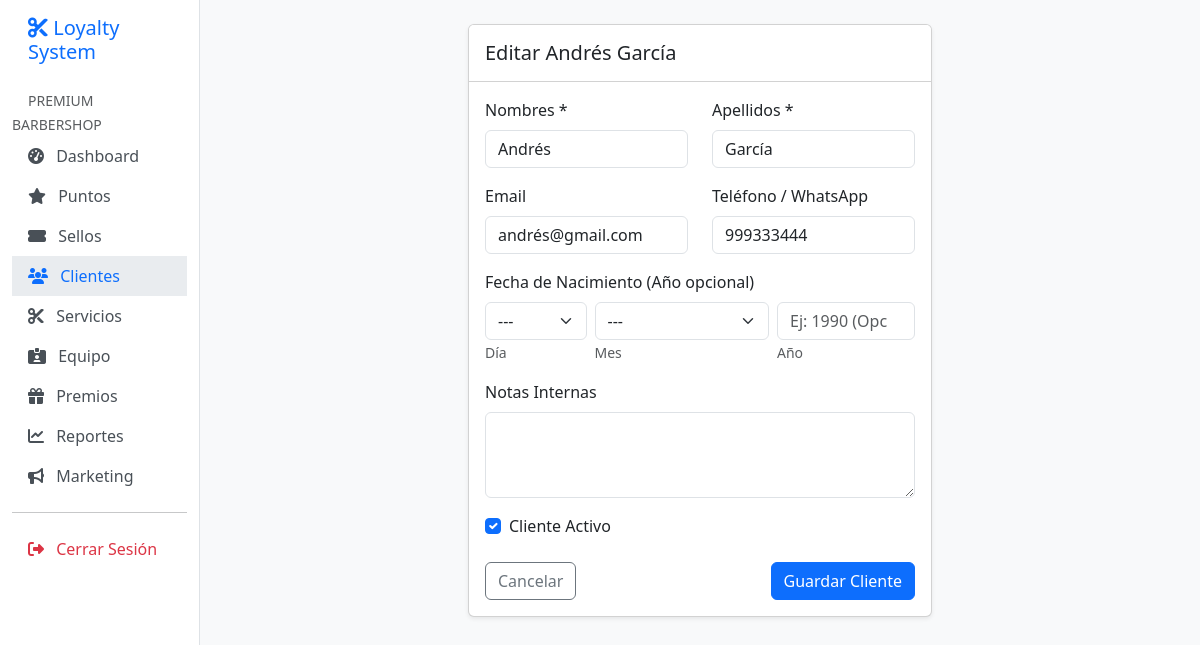
Page /app/customers/5/edit/ (signed in) on the committed database.
### apps/core/models.py (models this page shows, shortened)
class Organization(models.Model):
    name = models.CharField(max_length=255, verbose_name="Nombre del Negocio")
    slug = models.SlugField(max_length=255, unique=True, verbose_name="Slug URL")
    owner = models.ForeignKey(
        settings.AUTH_USER_MODEL,
        on_delete=models.PROTECT,
        related_name='owned_organizations',
        verbose_name="Dueño"
    )
    logo = models.ImageField(upload_to='logos/', null=True, blank=True, verbose_name="Logo")
    primary_color = models.CharField(max_length=7, default='#3B82F6', verbose_name="Color Primario")
    timezone = models.CharField(max_length=50, default='America/Lima', verbose_name="Zona Horaria")
    currency = models.CharField(max_length=3, default='PEN', verbose_name="Moneda")
    is_active = models.BooleanField(default=True, verbose_name="Activo")
    created_at = models.DateTimeField(auto_now_add=True, verbose_name="Creado el")
    updated_at = models.DateTimeField(auto_now=True, verbose_name="Actualizado el")
    class Meta:
        verbose_name = "Organización"
        verbose_name_plural = "Organizaciones"

### apps/users/models.py (models this page shows, shortened)
class User(AbstractUser):
    email = models.EmailField(unique=True, verbose_name="Correo Electrónico")
    is_owner = models.BooleanField(default=False, verbose_name="Es Dueño")
    is_staff_member = models.BooleanField(default=False, verbose_name="Es Trabajador")
    is_customer = models.BooleanField(default=False, verbose_name="Es Cliente")
    organization = models.ForeignKey(
        'core.Organization',
        on_delete=models.CASCADE,
        null=True,
        blank=True,
        related_name='users',
        verbose_name="Organización"
    )
    phone = models.CharField(max_length=20, blank=True, null=True, verbose_name="Teléfono")
    avatar = models.ImageField(upload_to='avatars/', blank=True, null=True, verbose_name="Avatar")
    USERNAME_FIELD = 'email'
    REQUIRED_FIELDS = ['username']
    class Meta:
        verbose_name = "Usuario"
        verbose_name_plural = "Usuarios"

### apps/customers/models.py (models this page shows, shortened)
class Customer(TenantAwareModel):
    first_name = models.CharField(max_length=150, verbose_name="Nombres")
    last_name = models.CharField(max_length=150, verbose_name="Apellidos")
    email = models.EmailField(blank=True, null=True, verbose_name="Correo Electrónico")
    phone = models.CharField(max_length=20, blank=True, null=True, verbose_name="Teléfono / WhatsApp")
    birth_day = models.PositiveSmallIntegerField(blank=True, null=True, verbose_name="Día de Nacimiento")
    birth_month = models.PositiveSmallIntegerField(blank=True, null=True, verbose_name="Mes de Nacimiento")
    birth_year = models.PositiveIntegerField(blank=True, null=True, verbose_name="Año de Nacimiento")
    notes = models.TextField(blank=True, verbose_name="Notas Internas")
    is_active = models.BooleanField(default=True, verbose_name="Activo")
    created_at = models.DateTimeField(auto_now_add=True)
    updated_at = models.DateTimeField(auto_now=True)
    class Meta:
        verbose_name = "Cliente"
        verbose_name_plural = "Clientes"
        ordering = ['-created_at']
    @property
    def full_name(self):
        return f"{self.first_name} {self.last_name}"

### apps/customers/views.py (the view)
# urls.py: path('<int:pk>/edit/', views.customer_edit, name='customer_edit'),
@login_required
def customer_edit(request, pk):
    customer = get_object_or_404(Customer, pk=pk, organization=request.tenant)
    if request.method == 'POST':
        form = CustomerForm(request.POST, instance=customer)
        if form.is_valid():
            form.save()
            messages.success(request, "Cliente actualizado.")
            return redirect('customers:customer_list')
    else:
        form = CustomerForm(instance=customer)
    return render(request, 'customers/customer_form.html', {'form': form, 'title': f'Editar {customer.full_name}'})

### apps/core/models.py (called while the page is built)
def set_current_tenant(tenant):
    _thread_locals.tenant = tenant

### apps/customers/templates/customers/customer_form.html (shortened to what this page needs)
{% extends 'base.html' %}
{% block content %}
<div class="row justify-content-center">
    <div class="col-md-8 col-lg-6">
        <div class="card shadow-sm">
            <div class="card-header bg-white py-3">
                <h5 class="mb-0">{{ title }}</h5>
            </div>
            <div class="card-body">
                <form method="post">
                    <div class="row">
                        <div class="col-md-6 mb-3">
                            <label for="{{ form.first_name.id_for_label }}" class="form-label">Nombres *</label>
                            {{ form.first_name }}
                        </div>
                        <div class="col-md-6 mb-3">
                            <label for="{{ form.last_name.id_for_label }}" class="form-label">Apellidos *</label>
                            {{ form.last_name }}
                        </div>
                    </div>
                    <div class="row">
                        <div class="col-md-6 mb-3">
                            <label for="{{ form.email.id_for_label }}" class="form-label">Email</label>
                            {{ form.email }}
                        </div>
                        <div class="col-md-6 mb-3">
                            <label for="{{ form.phone.id_for_label }}" class="form-label">Teléfono / WhatsApp</label>
                            {{ form.phone }}
                        </div>
                    </div>
                    <div class="row gx-2">
                        <label class="form-label">Fecha de Nacimiento (Año opcional)</label>
                        <div class="col-md-3 mb-3">
                            {{ form.birth_day }}
                            <small class="text-muted">Día</small>
                        </div>
                        <div class="col-md-5 mb-3">
                            {{ form.birth_month }}
                            <small class="text-muted">Mes</small>
                        </div>
                        <div class="col-md-4 mb-3">
                            {{ form.birth_year }}
                            <small class="text-muted">Año</small>
                        </div>
                    </div>
                    <div class="mb-3">
                        <label for="{{ form.notes.id_for_label }}" class="form-label">Notas Internas</label>
                        {{ form.notes }}
                    </div>
                    <div class="mb-3 form-check">
                        {{ form.is_active }}
                        <label class="form-check-label" for="{{ form.is_active.id_for_label }}">Cliente Activo</label>
                    </div>
                    <div class="d-flex justify-content-between mt-4">
                        <a href="{% url 'customers:customer_list' %}" class="btn btn-outline-secondary">Cancelar</a>
                        <button type="submit" class="btn btn-primary">Guardar Cliente</button>
                    </div>
                </form>
            </div>
        </div>
    </div>
</div>
{% endblock %}

### templates/base.html (shortened to what this page needs)
<!DOCTYPE html>
<html lang="es-pe">
<head>
    <link href="https://cdn.jsdelivr.net/npm/bootstrap@5.3.0/dist/css/bootstrap.min.css" rel="stylesheet">
    <link rel="stylesheet" href="https://cdnjs.cloudflare.com/ajax/libs/font-awesome/6.4.0/css/all.min.css">
</head>
<body>
<div class="container-fluid">
    <div class="row">
        {% if user.is_authenticated %}
        <nav id="sidebar" class="col-md-3 col-lg-2 d-md-block sidebar collapse pt-3">
            <div class="position-sticky">
                <h5 class="px-3 mb-4 text-primary"><i class="fas fa-cut"></i> Loyalty System</h5>
                <ul class="nav flex-column">
                    {% if request.tenant %}
                    <li class="nav-item">
                        <small class="text-muted px-3 text-uppercase">{{ request.tenant.name|default:user.organization.name }}</small>
                    </li>
                    <li class="nav-item">
                        <a class="nav-link {% if request.resolver_match.app_name == 'core' and request.resolver_match.url_name == 'dashboard' %}active{% endif %}" href="{% url 'core:dashboard' %}">
                            <i class="fas fa-tachometer-alt me-2"></i> Dashboard
                        </a>
                    </li>
                    <li class="nav-item">
                        <a class="nav-link {% if 'loyalty' in request.path %}active{% endif %}" href="{% url 'loyalty:transaction_list' %}">
                            <i class="fas fa-star me-2"></i> Puntos
                        </a>
                    </li>
                    <li class="nav-item">
                        <a class="nav-link {% if 'stamps' in request.path %}active{% endif %}" href="{% url 'stamps:card_list' %}">
                            <i class="fas fa-ticket-alt me-2"></i> Sellos
                        </a>
                    </li>
                    <li class="nav-item">
                        <a class="nav-link {% if 'customers' in request.path %}active{% endif %}" href="{% url 'customers:customer_list' %}">
                            <i class="fas fa-users me-2"></i> Clientes
                        </a>
                    </li>
                    <li class="nav-item">
                        <a class="nav-link {% if 'services' in request.path %}active{% endif %}" href="{% url 'services:service_list' %}">
                            <i class="fas fa-cut me-2"></i> Servicios
                        </a>
                    </li>
                    {% if user.is_owner %}
                    <li class="nav-item">
                        <a class="nav-link {% if 'workers' in request.path %}active{% endif %}" href="{% url 'users:worker_list' %}">
                            <i class="fas fa-id-card-alt me-2"></i> Equipo
                        </a>
                    </li>
                    {% endif %}
                    <li class="nav-item">
                        <a class="nav-link {% if 'rewards' in request.path %}active{% endif %}" href="{% url 'rewards:reward_list' %}">
                            <i class="fas fa-gift me-2"></i> Premios
                        </a>
                    </li>
                    <li class="nav-item">
                        <a class="nav-link {% if 'reports' in request.path %}active{% endif %}" href="{% url 'reports:transaction_report' %}">
                            <i class="fas fa-chart-line me-2"></i> Reportes
                        </a>
                    </li>
                    <li class="nav-item">
                        <a class="nav-link {% if 'campaigns' in request.path %}active{% endif %}" href="{% url 'campaigns:campaign_list' %}">
                            <i class="fas fa-bullhorn me-2"></i> Marketing
                        </a>
                    </li>
                    {% endif %}
                    <hr>
                    <li class="nav-item">
                        <form action="{% url 'users:logout' %}" method="post">
                            <button type="submit" class="nav-link border-0 bg-transparent text-danger">
                                <i class="fas fa-sign-out-alt me-2"></i> Cerrar Sesión
                            </button>
                        </form>
                    </li>
                </ul>
            </div>
        </nav>
        {% endif %}
        <main class="{% if user.is_authenticated %}col-md-9 ms-sm-auto col-lg-10 px-md-4{% else %}col-12{% endif %} py-4">
            {% block content %}{% endblock %}
        </main>
    </div>
</div>
</body>
</html>

### templates/base.html (style rules this page uses)
body { background-color: #f8f9fa; }
.sidebar { min-height: 100vh; background-color: #ffffff; border-right: 1px solid #dee2e6; }
.nav-link { color: #495057; font-weight: 500; }
.nav-link.active { color: #0d6efd; background-color: #e9ecef; }

### rows in the picture
Organization: tenant.name "PREMIUM BARBERSHOP"
Customer: first_name "Andrés", last_name "García", email "andrés@gmail.com", phone "999333444", birth_day "---", birth_month "---", is_active "☑"

### other values in the picture
{{ title }} "Editar Andrés García"
